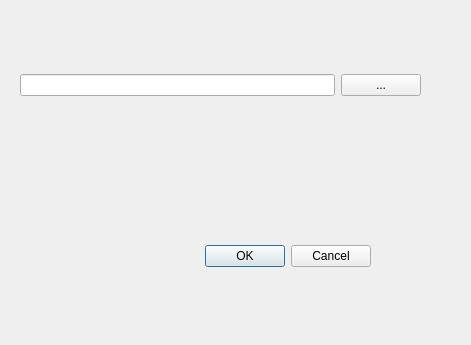
<?xml version="1.0" encoding="UTF-8"?>
<ui version="4.0">
 <class>Dialog</class>
 <widget class="QDialog" name="Dialog">
  <property name="geometry">
   <rect>
    <x>0</x>
    <y>0</y>
    <width>471</width>
    <height>345</height>
   </rect>
  </property>
  <property name="windowTitle">
   <string>Dialog</string>
  </property>
  <widget class="QDialogButtonBox" name="buttonBox">
   <property name="geometry">
    <rect>
     <x>30</x>
     <y>240</y>
     <width>341</width>
     <height>32</height>
    </rect>
   </property>
   <property name="orientation">
    <enum>Qt::Horizontal</enum>
   </property>
   <property name="standardButtons">
    <set>QDialogButtonBox::Cancel|QDialogButtonBox::Ok</set>
   </property>
  </widget>
  <widget class="QWidget" name="layoutWidget">
   <property name="geometry">
    <rect>
     <x>20</x>
     <y>70</y>
     <width>401</width>
     <height>30</height>
    </rect>
   </property>
   <layout class="QHBoxLayout" name="horizontalLayout">
    <item>
     <widget class="QLineEdit" name="tf_qkanDB"/>
    </item>
    <item>
     <widget class="QPushButton" name="pb_selectqkanDB">
      <property name="text">
       <string>...</string>
      </property>
     </widget>
    </item>
   </layout>
  </widget>
 </widget>
 <resources/>
 <connections>
  <connection>
   <sender>buttonBox</sender>
   <signal>accepted()</signal>
   <receiver>Dialog</receiver>
   <slot>accept()</slot>
   <hints>
    <hint type="sourcelabel">
     <x>248</x>
     <y>254</y>
    </hint>
    <hint type="destinationlabel">
     <x>157</x>
     <y>274</y>
    </hint>
   </hints>
  </connection>
  <connection>
   <sender>buttonBox</sender>
   <signal>rejected()</signal>
   <receiver>Dialog</receiver>
   <slot>reject()</slot>
   <hints>
    <hint type="sourcelabel">
     <x>316</x>
     <y>260</y>
    </hint>
    <hint type="destinationlabel">
     <x>286</x>
     <y>274</y>
    </hint>
   </hints>
  </connection>
 </connections>
</ui>
